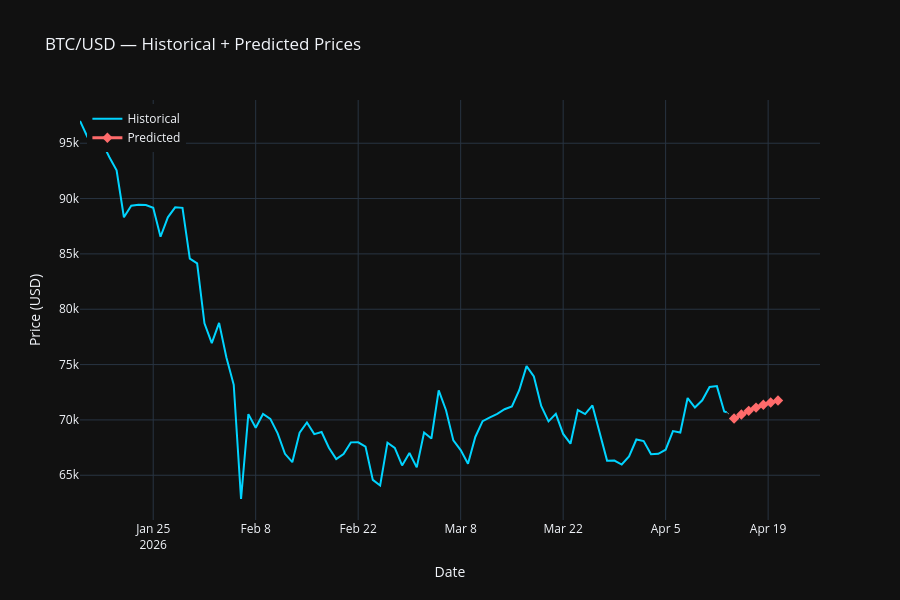

The code cell stored with this chart in its notebook:
### Code cell
fig = go.Figure()

recent = df_features.tail(90)
fig.add_trace(go.Scatter(
    x=recent['date'], y=recent['close'],
    name='Historical', line=dict(color='#00d4ff', width=2),
    mode='lines'
))

fig.add_trace(go.Scatter(
    x=[recent['date'].iloc[-1], future_dates[0]],
    y=[recent['close'].iloc[-1], future_prices[0]],
    name='Transition', line=dict(color='#888', width=1, dash='dot'),
    showlegend=False, mode='lines'
))

fig.add_trace(go.Scatter(
    x=future_dates, y=future_prices,
    name='Predicted', line=dict(color='#ff6b6b', width=3),
    mode='lines+markers',
    marker=dict(size=8, symbol='diamond', color='#ff6b6b')
))

fig.update_layout(
    template='plotly_dark', height=600,
    title=f'{COIN}/USD — Historical + Predicted Prices',
    xaxis_title='Date', yaxis_title='Price (USD)',
    legend=dict(x=0.01, y=0.99)
)
fig.show()
